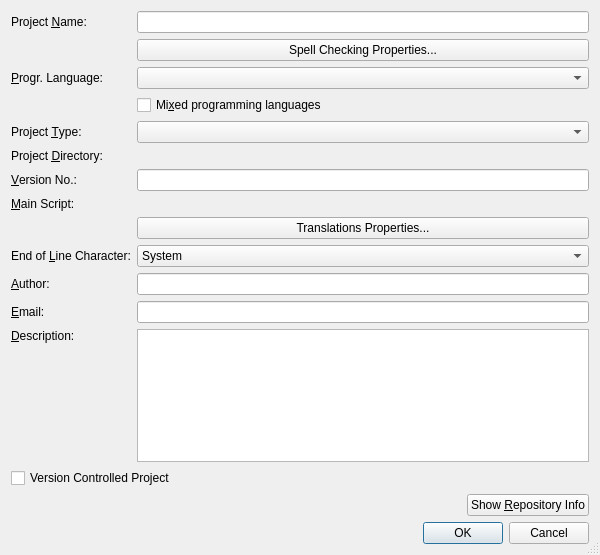
<?xml version="1.0" encoding="UTF-8"?>
<ui version="4.0">
 <class>PropertiesDialog</class>
 <widget class="QDialog" name="PropertiesDialog">
  <property name="geometry">
   <rect>
    <x>0</x>
    <y>0</y>
    <width>600</width>
    <height>555</height>
   </rect>
  </property>
  <property name="maximumSize">
   <size>
    <width>16777215</width>
    <height>16777215</height>
   </size>
  </property>
  <property name="windowTitle">
   <string>Project Properties</string>
  </property>
  <property name="whatsThis">
   <string>&lt;b&gt;Project Properties Dialog&lt;/b&gt;
&lt;p&gt;This dialog is used to show and edit the projects properties.&lt;/p&gt;
&lt;p&gt;If the project is controlled by a version control system, the &quot;Show Repository Info&quot; button displays information about the repository.&lt;/p&gt;</string>
  </property>
  <property name="sizeGripEnabled">
   <bool>true</bool>
  </property>
  <layout class="QVBoxLayout" name="verticalLayout">
   <item>
    <layout class="QGridLayout" name="gridLayout">
     <item row="0" column="0">
      <widget class="QLabel" name="nameLabel">
       <property name="text">
        <string>Project &amp;Name:</string>
       </property>
       <property name="buddy">
        <cstring>nameEdit</cstring>
       </property>
      </widget>
     </item>
     <item row="0" column="1">
      <widget class="QLineEdit" name="nameEdit">
       <property name="toolTip">
        <string>Enter the project name</string>
       </property>
       <property name="whatsThis">
        <string>&lt;b&gt;Project Name&lt;/b&gt;
&lt;p&gt;Enter the project name&lt;/p&gt;</string>
       </property>
      </widget>
     </item>
     <item row="1" column="1">
      <widget class="QPushButton" name="spellPropertiesButton">
       <property name="toolTip">
        <string>Press to edit the spell checking properties</string>
       </property>
       <property name="text">
        <string>Spell Checking Properties...</string>
       </property>
      </widget>
     </item>
     <item row="2" column="0">
      <widget class="QLabel" name="textLabel1">
       <property name="text">
        <string>&amp;Progr. Language:</string>
       </property>
       <property name="buddy">
        <cstring>languageComboBox</cstring>
       </property>
      </widget>
     </item>
     <item row="2" column="1">
      <widget class="QComboBox" name="languageComboBox">
       <property name="toolTip">
        <string>Select the project's programming language</string>
       </property>
      </widget>
     </item>
     <item row="3" column="1">
      <widget class="QCheckBox" name="mixedLanguageCheckBox">
       <property name="toolTip">
        <string>Select, if the project uses other programming languages as well</string>
       </property>
       <property name="text">
        <string>Mi&amp;xed programming languages</string>
       </property>
       <property name="shortcut">
        <string>Alt+X</string>
       </property>
      </widget>
     </item>
     <item row="4" column="0">
      <widget class="QLabel" name="textLabel1_2">
       <property name="text">
        <string>Project &amp;Type:</string>
       </property>
       <property name="buddy">
        <cstring>projectTypeComboBox</cstring>
       </property>
      </widget>
     </item>
     <item row="4" column="1">
      <widget class="QComboBox" name="projectTypeComboBox">
       <property name="toolTip">
        <string>Select the type of the project</string>
       </property>
      </widget>
     </item>
     <item row="5" column="0">
      <widget class="QLabel" name="dirLabel">
       <property name="text">
        <string>Project &amp;Directory:</string>
       </property>
       <property name="buddy">
        <cstring>dirPicker</cstring>
       </property>
      </widget>
     </item>
     <item row="5" column="1">
      <widget class="E5PathPicker" name="dirPicker" native="true">
       <property name="sizePolicy">
        <sizepolicy hsizetype="Expanding" vsizetype="Preferred">
         <horstretch>0</horstretch>
         <verstretch>0</verstretch>
        </sizepolicy>
       </property>
       <property name="focusPolicy">
        <enum>Qt::StrongFocus</enum>
       </property>
       <property name="toolTip">
        <string>Enter the project directory</string>
       </property>
       <property name="whatsThis">
        <string>&lt;b&gt;Project Directory&lt;/b&gt;
&lt;p&gt;Enter the project directory. You may select it
 with a dialog by pressing the button to the right.&lt;/p&gt;</string>
       </property>
      </widget>
     </item>
     <item row="6" column="0">
      <widget class="QLabel" name="versionLabel">
       <property name="text">
        <string>&amp;Version No.:</string>
       </property>
       <property name="buddy">
        <cstring>versionEdit</cstring>
       </property>
      </widget>
     </item>
     <item row="6" column="1">
      <widget class="QLineEdit" name="versionEdit">
       <property name="toolTip">
        <string>Enter the version number</string>
       </property>
       <property name="whatsThis">
        <string>&lt;b&gt;Version No.&lt;/b&gt;
&lt;p&gt;Enter the version no.&lt;/p&gt;</string>
       </property>
      </widget>
     </item>
     <item row="7" column="0">
      <widget class="QLabel" name="mainscriptLabel">
       <property name="text">
        <string>&amp;Main Script:</string>
       </property>
       <property name="buddy">
        <cstring>mainscriptPicker</cstring>
       </property>
      </widget>
     </item>
     <item row="7" column="1">
      <widget class="E5PathPicker" name="mainscriptPicker" native="true">
       <property name="sizePolicy">
        <sizepolicy hsizetype="Expanding" vsizetype="Preferred">
         <horstretch>0</horstretch>
         <verstretch>0</verstretch>
        </sizepolicy>
       </property>
       <property name="focusPolicy">
        <enum>Qt::StrongFocus</enum>
       </property>
       <property name="toolTip">
        <string>Enter the main script</string>
       </property>
       <property name="whatsThis">
        <string>&lt;b&gt;Main Script&lt;/b&gt;
&lt;p&gt;Enter the main script of the project. You may select it
 with a dialog by pressing the button to the right.&lt;/p&gt;</string>
       </property>
      </widget>
     </item>
     <item row="8" column="1">
      <widget class="QPushButton" name="transPropertiesButton">
       <property name="toolTip">
        <string>Press to edit the translations properties</string>
       </property>
       <property name="text">
        <string>Translations Properties...</string>
       </property>
      </widget>
     </item>
     <item row="9" column="0">
      <widget class="QLabel" name="eolLabel">
       <property name="text">
        <string>End of &amp;Line Character:</string>
       </property>
       <property name="buddy">
        <cstring>eolComboBox</cstring>
       </property>
      </widget>
     </item>
     <item row="9" column="1">
      <widget class="QComboBox" name="eolComboBox">
       <property name="toolTip">
        <string>Select the end of line character to be used by the project</string>
       </property>
       <item>
        <property name="text">
         <string>System</string>
        </property>
       </item>
       <item>
        <property name="text">
         <string>Unix</string>
        </property>
       </item>
       <item>
        <property name="text">
         <string>Macintosh</string>
        </property>
       </item>
       <item>
        <property name="text">
         <string>Windows/DOS</string>
        </property>
       </item>
      </widget>
     </item>
     <item row="10" column="0">
      <widget class="QLabel" name="authorLabel">
       <property name="text">
        <string>&amp;Author:</string>
       </property>
       <property name="buddy">
        <cstring>authorEdit</cstring>
       </property>
      </widget>
     </item>
     <item row="10" column="1">
      <widget class="QLineEdit" name="authorEdit">
       <property name="toolTip">
        <string>Enter authors name</string>
       </property>
       <property name="whatsThis">
        <string>&lt;b&gt;Author&lt;/b&gt;
&lt;p&gt;Enter the name of the author.&lt;/p&gt;</string>
       </property>
      </widget>
     </item>
     <item row="11" column="0">
      <widget class="QLabel" name="emailLabel">
       <property name="text">
        <string>&amp;Email:</string>
       </property>
       <property name="buddy">
        <cstring>emailEdit</cstring>
       </property>
      </widget>
     </item>
     <item row="11" column="1">
      <widget class="QLineEdit" name="emailEdit">
       <property name="toolTip">
        <string>Enter authors email</string>
       </property>
       <property name="whatsThis">
        <string>&lt;b&gt;Email&lt;/b&gt;
&lt;p&gt;Enter the email address of the author&lt;/p&gt;</string>
       </property>
      </widget>
     </item>
     <item row="12" column="0">
      <widget class="QLabel" name="descriptionLabel">
       <property name="text">
        <string>&amp;Description:</string>
       </property>
       <property name="alignment">
        <set>Qt::AlignTop</set>
       </property>
       <property name="buddy">
        <cstring>descriptionEdit</cstring>
       </property>
      </widget>
     </item>
     <item row="12" column="1">
      <widget class="QTextEdit" name="descriptionEdit">
       <property name="toolTip">
        <string>Enter description</string>
       </property>
       <property name="whatsThis">
        <string>&lt;b&gt;Description&lt;/b&gt;
&lt;p&gt;Enter a short description for the project.&lt;/p&gt;</string>
       </property>
       <property name="tabChangesFocus">
        <bool>true</bool>
       </property>
       <property name="acceptRichText">
        <bool>false</bool>
       </property>
      </widget>
     </item>
    </layout>
   </item>
   <item>
    <widget class="QCheckBox" name="vcsCheckBox">
     <property name="toolTip">
      <string>Select to create a version controlled project</string>
     </property>
     <property name="text">
      <string>Version Controlled Project</string>
     </property>
    </widget>
   </item>
   <item>
    <layout class="QHBoxLayout" name="_2">
     <item>
      <widget class="QLabel" name="vcsLabel">
       <property name="sizePolicy">
        <sizepolicy hsizetype="MinimumExpanding" vsizetype="Preferred">
         <horstretch>0</horstretch>
         <verstretch>0</verstretch>
        </sizepolicy>
       </property>
       <property name="text">
        <string/>
       </property>
      </widget>
     </item>
     <item>
      <widget class="QPushButton" name="vcsInfoButton">
       <property name="toolTip">
        <string>Press to show information about the repository</string>
       </property>
       <property name="text">
        <string>Show &amp;Repository Info</string>
       </property>
       <property name="shortcut">
        <string>Alt+R</string>
       </property>
      </widget>
     </item>
    </layout>
   </item>
   <item>
    <widget class="QDialogButtonBox" name="buttonBox">
     <property name="orientation">
      <enum>Qt::Horizontal</enum>
     </property>
     <property name="standardButtons">
      <set>QDialogButtonBox::Cancel|QDialogButtonBox::Ok</set>
     </property>
    </widget>
   </item>
  </layout>
 </widget>
 <pixmapfunction>qPixmapFromMimeSource</pixmapfunction>
 <customwidgets>
  <customwidget>
   <class>E5PathPicker</class>
   <extends>QWidget</extends>
   <header>E5Gui/E5PathPicker.h</header>
   <container>1</container>
  </customwidget>
 </customwidgets>
 <tabstops>
  <tabstop>nameEdit</tabstop>
  <tabstop>spellPropertiesButton</tabstop>
  <tabstop>languageComboBox</tabstop>
  <tabstop>mixedLanguageCheckBox</tabstop>
  <tabstop>projectTypeComboBox</tabstop>
  <tabstop>dirPicker</tabstop>
  <tabstop>versionEdit</tabstop>
  <tabstop>mainscriptPicker</tabstop>
  <tabstop>transPropertiesButton</tabstop>
  <tabstop>eolComboBox</tabstop>
  <tabstop>authorEdit</tabstop>
  <tabstop>emailEdit</tabstop>
  <tabstop>descriptionEdit</tabstop>
  <tabstop>vcsCheckBox</tabstop>
  <tabstop>vcsInfoButton</tabstop>
 </tabstops>
 <resources/>
 <connections>
  <connection>
   <sender>buttonBox</sender>
   <signal>accepted()</signal>
   <receiver>PropertiesDialog</receiver>
   <slot>accept()</slot>
   <hints>
    <hint type="sourcelabel">
     <x>57</x>
     <y>511</y>
    </hint>
    <hint type="destinationlabel">
     <x>57</x>
     <y>529</y>
    </hint>
   </hints>
  </connection>
  <connection>
   <sender>buttonBox</sender>
   <signal>rejected()</signal>
   <receiver>PropertiesDialog</receiver>
   <slot>reject()</slot>
   <hints>
    <hint type="sourcelabel">
     <x>143</x>
     <y>516</y>
    </hint>
    <hint type="destinationlabel">
     <x>145</x>
     <y>531</y>
    </hint>
   </hints>
  </connection>
 </connections>
</ui>
